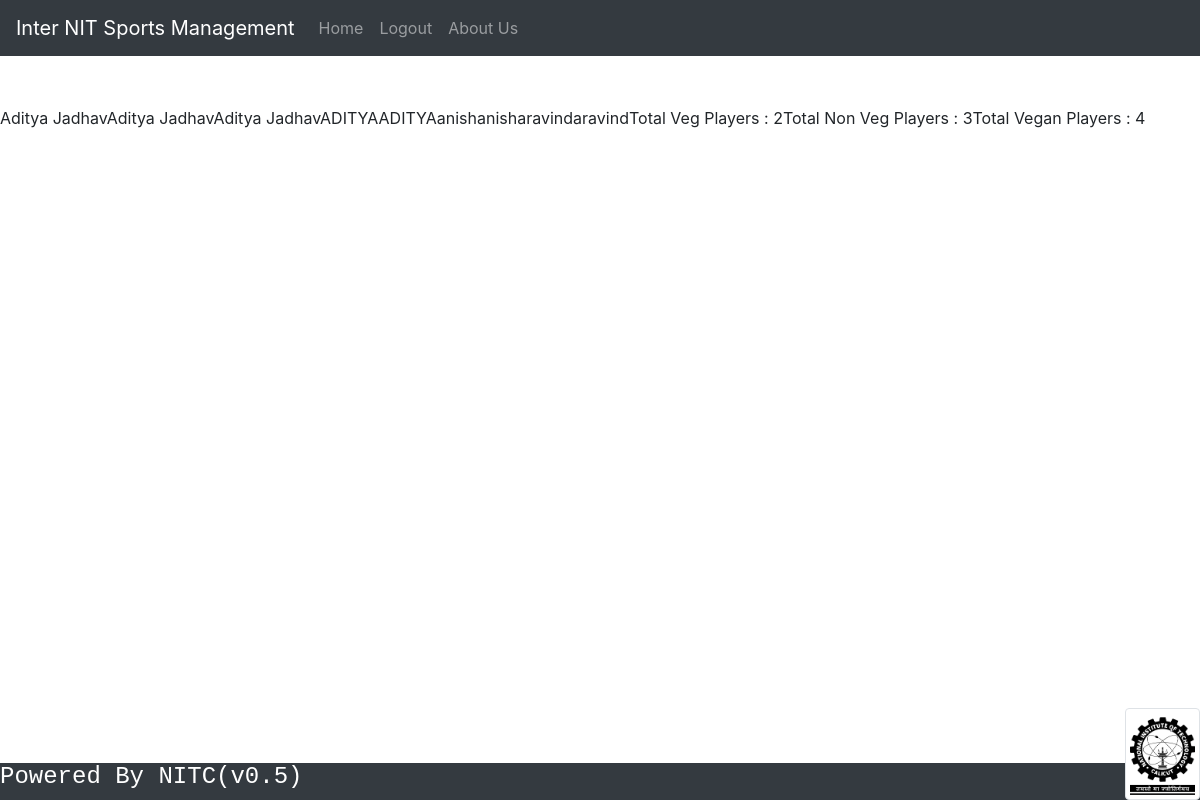
Page /loginsystem/food_details.php (signed in) on the earlier database version.
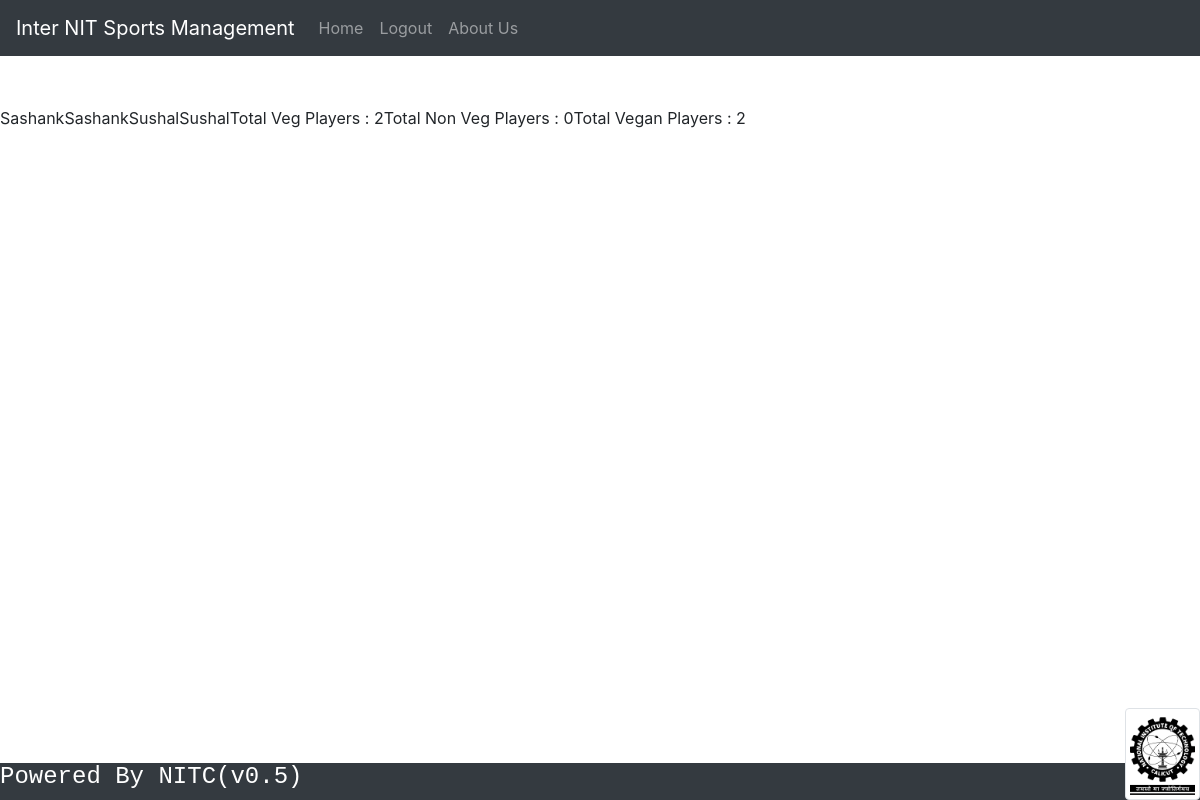
Same page on the later database version.
### tables this page shows
CREATE TABLE `players` (
  `serial` int(11) NOT NULL,
  `Name` varchar(50) NOT NULL,
  `age` int(11) NOT NULL,
  `food` varchar(15) NOT NULL,
  `nit_name` varchar(25) NOT NULL,
  `sport` varchar(30) NOT NULL,
  `team_name` varchar(30) DEFAULT NULL,
  `role` varchar(25) NOT NULL
);

### loginsystem/food_details.php (the view, shortened to what this page needs)
<!doctype html>
<html lang="en">
  <head>
    <link rel="stylesheet" href="https://stackpath.bootstrapcdn.com/bootstrap/4.4.1/css/bootstrap.min.css">
  </head>
  <body>
  <?php require 'partials/_nav.php' ?>
  <?php require 'partials/_footer.php' ?>
			<?php
				include 'partials/_dbconnect.php';
				$sql = "SELECT * FROM `players`" ;
				$result = mysqli_query($conn, $sql);
                $veg = 0;
                $non = 0;
                $vegan = 0;
				if (mysqli_num_rows($result) > 0 ) {
				    while($row = mysqli_fetch_assoc($result)) {
  			          if(strcmp($row["food"],"Veg"))
                      {
                        $veg ++;
                        echo $row["Name"];
                      }
                      if(strcmp($row["food"],"Non Veg"))
                      {
                      $non ++;
                      echo $row["Name"];
                      }
                      if(strcmp($row["food"],"Vegan"))
                      {
                      $vegan ++;
                      echo $row["Name"];
                      }
          }
				} else {
				    echo "0 results";
				}
                echo "Total Veg Players     : $veg";
                echo "Total Non Veg Players : $non";
                echo "Total Vegan Players   : $vegan";
			?>
</body>
  </body>
</html>

Differences in the rows shown:
removed players: Name "anish"
removed players: Name "aravind"
changed players: Name "Aditya Jadhav" → "Sashank"; Name "Aditya Jadhav" → (not shown)
changed players: Name "ADITYA" → "Sushal"
Other differences:
$non: "3" → "0"
$vegan: "4" → "2"
